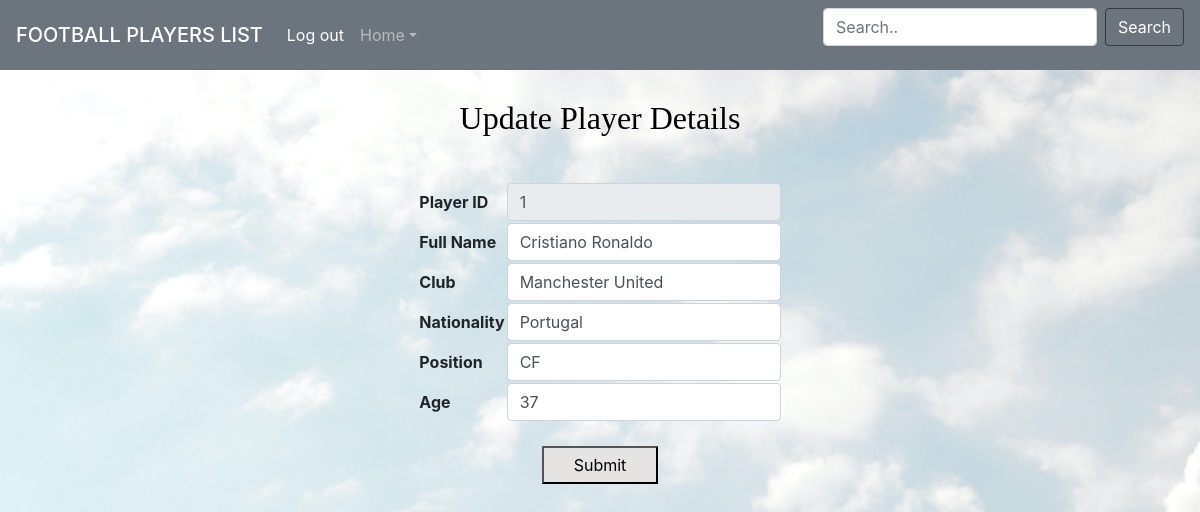
The app's page /PlayerUpdate/1 with its own data.
### tables this page shows
CREATE TABLE FOOTBALL_PLAYERS(ID INT PRIMARY KEY NOT NULL, 
                        NAME CHAR(30) NOT NULL,
                        CLUB CHAR(20),
                        NATIONALITY CHAR(15),
                        POSITION CHAR(5),
                        AGE INT(2) );

### Test.py (the view)
@app.route("/PlayerUpdate/<int:id>")
def playerupdate(id):
    playerdata = play.retrieveplayer(id)[0]  # call DB to handle display
    return render_template("PlayerUpdate.html", data=playerdata)

### database1.py (called while the page is built)
    def retrieveplayer(self, id):
        conn = sqlite3.connect(self.DbName)
        cursor = conn.execute(f"SELECT * from FOOTBALL_PLAYERS WHERE ID={id}")
        playersdata = cursor.fetchall()
        conn.commit()
        conn.close()
        return playersdata

### templates/PlayerUpdate.html (shortened to what this page needs)
<html xmlns="http://www.w3.org/1999/html">
    <head>
        {% extends "Base.html" %}
        {% block content %}
    </head>
    <body background="/static/Background.jpg">
    <br>
        <p align="center"><font face="arial black" color="black" size="6">Update Player Details</font></p>
    <br/>
        <form action = "/UpdatePlayer" method = "POST">
            <table align="center" >
                <tr>
                    <th>Player ID</th>
                    <th><input type = "text" class="form-control" name = "plyid" value= "{{data[0]}}" readonly/></th>
                </tr>
                <tr>
                    <th>Full Name</th>
                    <th><input type = "text" class="form-control" name = "plyname" value= "{{data[1]}}"/></th>
                </tr>
                <tr>
                    <th>Club</th>
                    <th> <input type = "text" class="form-control" name = "plyclub" value= "{{data[2]}}"/></th>
                </tr>
                <tr>
                    <th>Nationality</th>
                    <th> <input type = "text" class="form-control" name = "plynatio" value= "{{data[3]}}"/></th>
                </tr>
                <tr>
                    <th>Position</th>
                    <th> <input type = "text" class="form-control" name = "plyposi" value= "{{data[4]}}"/></th>
                </tr>
                <tr>
                    <th>Age</th>
                    <th> <input type = "text" class="form-control" name = "plyage" value= "{{data[5]}}"/></th>
                </tr>
            </table>
            <br>
                <p align="center">
                    <button style="background-color:e5e4e2; border-color:black; padding: 5px 30px; color:black">Submit</button>
                </p>
        </form>
        {% endblock %}

### records on screen
FOOTBALL_PLAYERS: plyid "1", plyname "Cristiano Ronaldo", plyclub "Manchester United", plynatio "Portugal", plyposi "CF", plyage "37"
